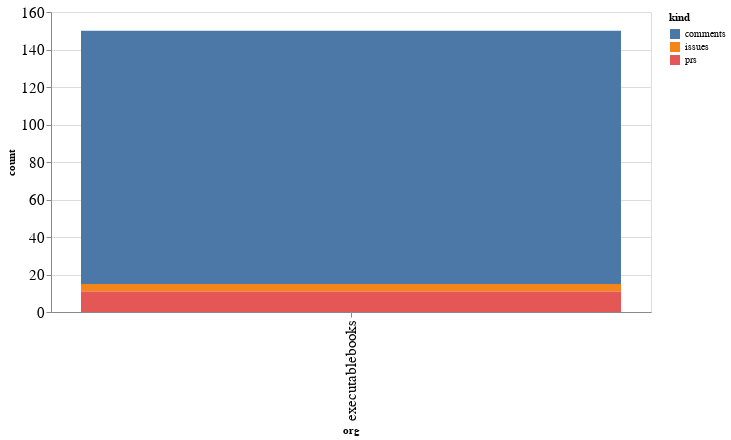

Here is the notebook cell this chart was saved with:
### Code cell
alt.Chart(org_summaries, width=600).mark_bar().encode(
    x='org',
    y='count',
    color='kind',
    tooltip="org"
)

### Figure 1 — Vega-Lite specification as saved in the notebook (floating-point values rounded to 4 significant figures)
{"config": {"axisLeft": {"labelFontSize": 15}, "axisBottom": {"labelFontSize": 15}}, "data": {"name": "data-f7cb38b1d52b7e9747ea89f1235dcd00"}, "mark": "bar", "encoding": {"color": {"type": "nominal", "field": "kind"}, "tooltip": {"type": "nominal", "field": "org"}, "x": {"type": "nominal", "field": "org"}, "y": {"type": "quantitative", "field": "count"}}, "width": 600, "$schema": "https://vega.github.io/schema/vega-lite/v4.8.1.json", "datasets": {"data-f7cb38b1d52b7e9747ea89f1235dcd00": [{"org": "executablebooks", "kind": "comments", "count": 135}, {"org": "executablebooks", "kind": "issues", "count": 4}, {"org": "executablebooks", "kind": "prs", "count": 11}]}}
